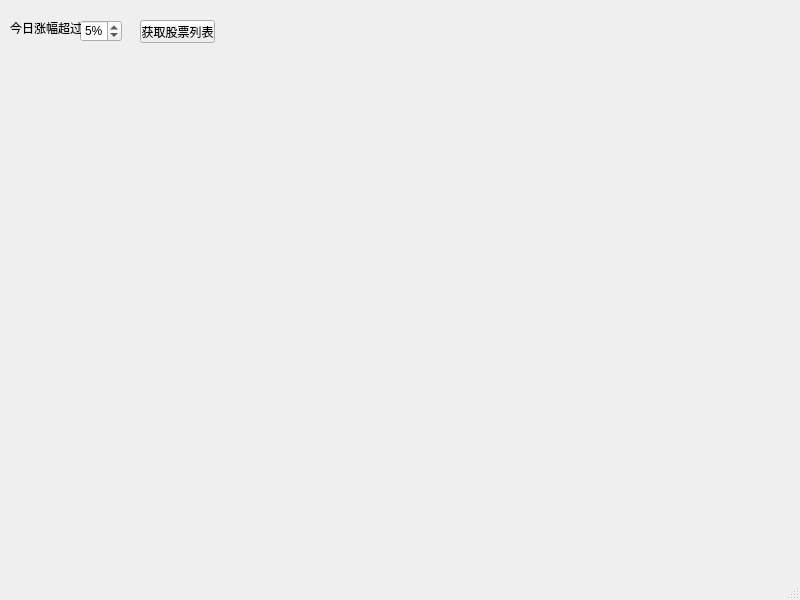
<?xml version="1.0" encoding="UTF-8"?>
<ui version="4.0">
 <class>StockReviewer</class>
 <widget class="QMainWindow" name="StockReviewer">
  <property name="geometry">
   <rect>
    <x>0</x>
    <y>0</y>
    <width>800</width>
    <height>600</height>
   </rect>
  </property>
  <property name="windowTitle">
   <string>今日牛股复盘</string>
  </property>
  <widget class="QWidget" name="centralwidget">
   <widget class="QSpinBox" name="spinBox">
    <property name="geometry">
     <rect>
      <x>80</x>
      <y>20</y>
      <width>42</width>
      <height>22</height>
     </rect>
    </property>
    <property name="suffix">
     <string>%</string>
    </property>
    <property name="minimum">
     <number>3</number>
    </property>
    <property name="maximum">
     <number>10</number>
    </property>
    <property name="value">
     <number>5</number>
    </property>
   </widget>
   <widget class="QLabel" name="label">
    <property name="geometry">
     <rect>
      <x>10</x>
      <y>20</y>
      <width>71</width>
      <height>16</height>
     </rect>
    </property>
    <property name="text">
     <string>今日涨幅超过</string>
    </property>
   </widget>
   <widget class="QPushButton" name="btnGetStockList">
    <property name="geometry">
     <rect>
      <x>140</x>
      <y>20</y>
      <width>75</width>
      <height>23</height>
     </rect>
    </property>
    <property name="text">
     <string>获取股票列表</string>
    </property>
   </widget>
  </widget>
  <widget class="QMenuBar" name="menubar">
   <property name="geometry">
    <rect>
     <x>0</x>
     <y>0</y>
     <width>800</width>
     <height>22</height>
    </rect>
   </property>
  </widget>
  <widget class="QStatusBar" name="statusbar"/>
 </widget>
 <resources/>
 <connections/>
</ui>
